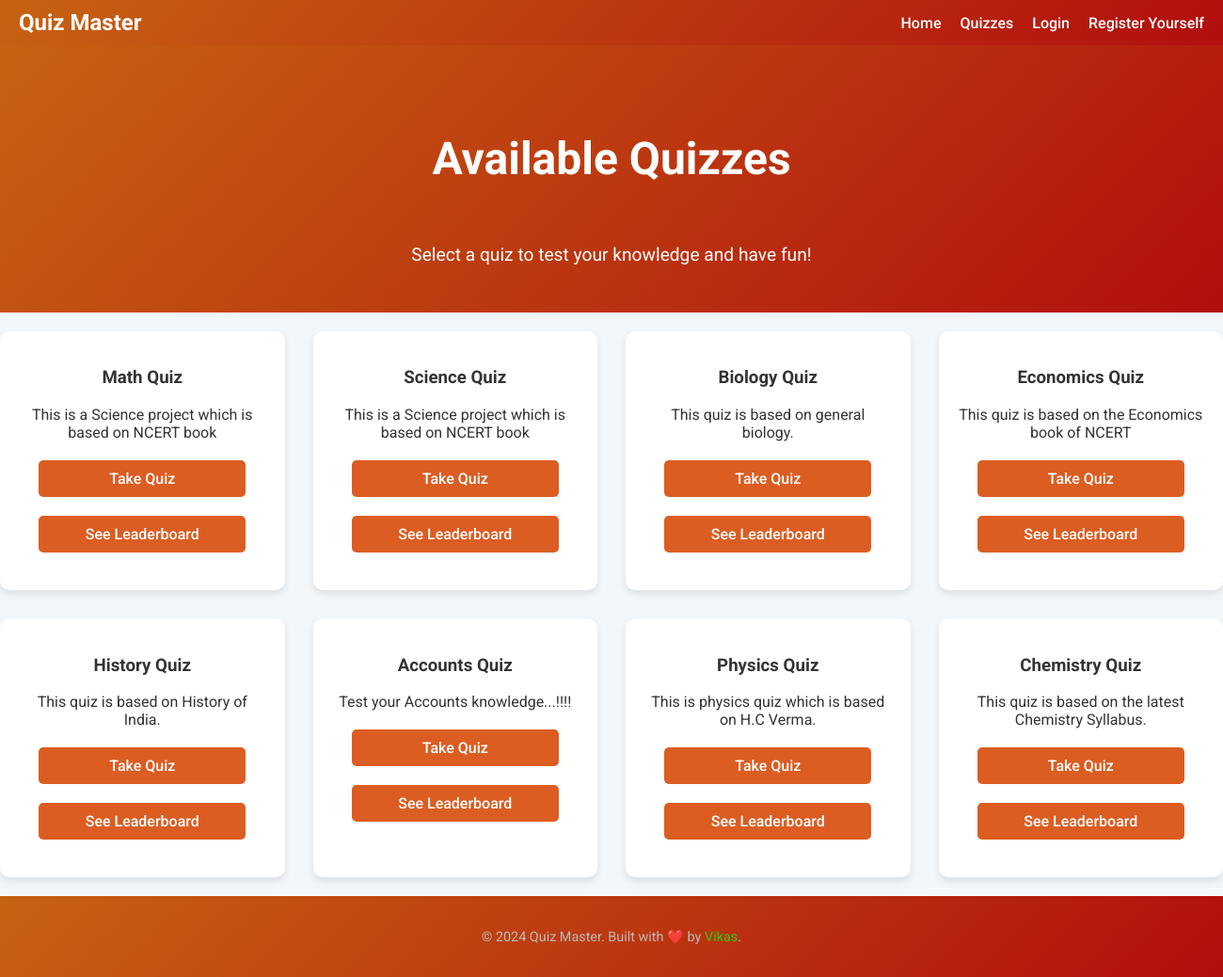
The page /quiz/quizlist/ on the database its author committed.
### quiz/models.py (models this page shows, shortened)
class Quiz(models.Model):
    user = models.ForeignKey(User,on_delete=models.CASCADE)
    quiz_name = models.CharField(max_length=150)
    description = models.TextField(null=True)
    category = models.ForeignKey(Category, on_delete=models.CASCADE)

### quiz/views.py (the view)
# urls.py: path("quizlist/", quizlist, name="quizlist"),
def quizlist(request):
    quiz_list = Quiz.objects.all()
    return render(request, "quizlist.html", {'quiz_list':quiz_list})

### quiz/templates/quizlist.html (shortened to what this page needs)
{% extends "layout.html" %}
{% block content %}
    <header>
        <h1>Available Quizzes</h1>
        <p>Select a quiz to test your knowledge and have fun!</p>
    </header>
    <div class="quiz-list">
        {% for quiz in quiz_list %}
        <div class="quiz-card">
            <h3>{{ quiz.quiz_name }}</h3>
            <p>{{ quiz.description|truncatechars:100 }}</p>
            <a href="{% url 'play_quiz' quiz.id %}" class="btn-home">Take Quiz</a>
            <a href="{% url 'leaderboard' quiz.id %}" class="btn-home">See Leaderboard</a>
        </div>
        {% endfor %}
    </div>
{% endblock content %}

### quiz/templates/layout.html (shortened to what this page needs)
{% load static %}
<!DOCTYPE html>
<html lang="en">
<head>
    <link rel="stylesheet" href="{% static 'styles.css' %}">
</head>
<body>
    <nav>
        <a href="#" class="logo">Quiz Master</a>
        <ul>
            <li><a href="/">Home</a></li>
            <li><a href="{% url 'quizlist' %}">Quizzes</a></li>
            {% if user.is_authenticated %}
            <li><a href="#">{{user.username}}</a></li>
            <li><a href="{% url "logout" %}">Logout</a></li>
            {% else %}
            <li><a href="{% url "login" %}">Login</a></li>
            <li><a href="{% url "register" %}">Register Yourself</a></li>
              {% endif %}
        </ul>
    </nav>
    {% block content %}{% endblock content %}
    <footer>
        <p>&copy; 2024 Quiz Master. Built with ❤️ by <a href="#">Vikas</a>.</p>
    </footer>
</body>
</html>

### static/styles.css (style rules this page uses)
body { margin: 0; padding: 0; font-family: 'Roboto', sans-serif; background: #f4f7fa; color: #333; display: flex; flex-direction: column; min-height: 100vh; }
nav { background: linear-gradient(135deg, rgb(199, 99, 18), rgb(177, 14, 14)); padding: 10px 20px; display: flex; justify-content: space-between; align-items: center; box-shadow: 0 4px 10px rgba(0, 0, 0, 0.2); }
nav .logo { color: #fff; font-size: 1.5rem; font-weight: 700; text-decoration: none; }
nav ul { list-style: none; display: flex; margin: 0; padding: 0; }
nav ul li { margin-left: 20px; }
nav ul li a { color: #fff; text-decoration: none; font-size: 1rem; font-weight: 500; transition: color 0.3s ease; }
footer { margin-top: auto; padding: 20px 0; text-align: center; background: linear-gradient(135deg, rgb(199, 99, 18), rgb(177, 14, 14)); color: #bbb; font-size: 0.9rem; }
footer a { color: rgb(48, 203, 17); text-decoration: none; }
header { text-align: center; background: linear-gradient(135deg, rgb(199, 99, 18), rgb(177, 14, 14)); color: #fff; padding: 30px 20px; }
header h1 { text-align: center; color: #fff; }
h1 { text-align: center; padding: 30px 20px; color: #fff; }
header h1 { text-align: center; font-size: 3rem; font-weight: 700; }
header p { font-size: 1.2rem; }
.quiz-list { display: grid; grid-template-columns: repeat(auto-fit, minmax(300px, 1fr)); gap: 30px; margin: 20px auto; max-width: 1300px; }
.quiz-card { background: #fff; border-radius: 10px; box-shadow: 0 4px 8px rgba(0, 0, 0, 0.1); text-align: center; padding: 20px; }
.btn-home { display: block; width: 200px; margin: 20px auto; padding: 10px; background:rgb(219, 93, 34); color: #fff; text-align: center; text-decoration: none; font-weight: 500; border-radius: 5px; transition: background 0.3s ease; }

### rows shown on the page
Quiz: quiz_name "Math Quiz", description "This is a Science project which is based on NCERT book"
Quiz: quiz_name "Science Quiz", description "This is a Science project which is based on NCERT book"
Quiz: quiz_name "Biology Quiz", description "This quiz is based on general biology."
Quiz: quiz_name "Economics Quiz", description "This quiz is based on the Economics book of NCERT"
Quiz: quiz_name "History Quiz", description "This quiz is based on History of India."
Quiz: quiz_name "Accounts Quiz", description "Test your Accounts knowledge...!!!!"
Quiz: quiz_name "Physics Quiz", description "This is physics quiz which is based on H.C Verma."
Quiz: quiz_name "Chemistry Quiz", description "This quiz is based on the latest Chemistry Syllabus."
